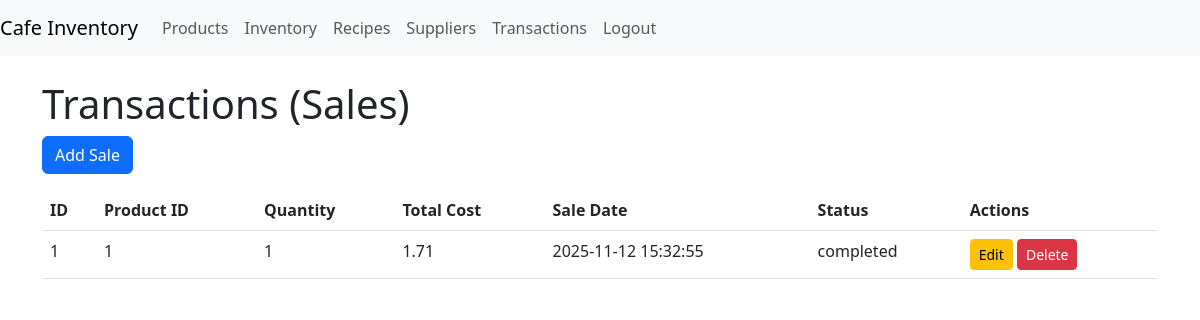
The page /transactions (signed in) on the database its author committed.
### tables this page shows
CREATE TABLE transactions (
    id INTEGER PRIMARY KEY AUTOINCREMENT,
    product_id INTEGER NOT NULL,
    quantity INTEGER NOT NULL,
    total_cost REAL,
    sale_date DATETIME DEFAULT CURRENT_TIMESTAMP,
    status TEXT DEFAULT 'completed',
    FOREIGN KEY (product_id) REFERENCES products(id)
);

### app.py (the view)
@app.route('/transactions', methods=['GET'])
@login_required
def get_transactions():
    conn = get_db_connection()
    cursor = conn.cursor()
    cursor.execute('SELECT * FROM transactions ORDER BY sale_date DESC')
    transactions = [dict(row) for row in cursor.fetchall()]
    conn.close()
    return render_template('transactions.html', transactions=transactions)

### app.py (called while the page is built)
def get_db_connection():
    conn = sqlite3.connect('cafe_inventory - Copy.db')
    conn.row_factory = sqlite3.Row
    return conn

@login_manager.user_loader
def load_user(user_id):
    conn = get_db_connection()
    cursor = conn.cursor()
    cursor.execute('SELECT * FROM users WHERE id = ?', (user_id,))
    user_data = cursor.fetchone()
    conn.close()
    if user_data:
        return User(user_data['id'], user_data['username'], user_data['role'])
    return None

### templates/transactions.html (shortened to what this page needs)
<!DOCTYPE html>
<html>
<head>
    <link href="https://cdn.jsdelivr.net/npm/bootstrap@5.3.0/dist/css/bootstrap.min.css" rel="stylesheet">
</head>
<body>
    <nav class="navbar navbar-expand-lg navbar-light bg-light">
        <a class="navbar-brand" href="/">Cafe Inventory</a>
        <div class="navbar-nav">
            <a class="nav-link" href="/products">Products</a>
            <a class="nav-link" href="/inventory">Inventory</a>
            <a class="nav-link" href="/recipes">Recipes</a>
            <a class="nav-link" href="/suppliers">Suppliers</a>
            <a class="nav-link" href="/transactions">Transactions</a>
            <a class="nav-link" href="/logout">Logout</a>
        </div>
    </nav>
    <div class="container mt-4">
        <h1>Transactions (Sales)</h1>
        <button class="btn btn-primary mb-3" data-bs-toggle="modal" data-bs-target="#addTransactionModal">Add Sale</button>
        <table class="table">
            <thead>
                <tr>
                    <th>ID</th>
                    <th>Product ID</th>
                    <th>Quantity</th>
                    <th>Total Cost</th>
                    <th>Sale Date</th>
                    <th>Status</th>
                    <th>Actions</th>
                </tr>
            </thead>
            <tbody>
                {% for tx in transactions %}
                <tr>
                    <td>{{ tx.id }}</td>
                    <td>{{ tx.product_id }}</td>
                    <td>{{ tx.quantity }}</td>
                    <td>{{ tx.total_cost }}</td>
                    <td>{{ tx.sale_date }}</td>
                    <td>{{ tx.status }}</td>
                    <td>
                        <button class="btn btn-warning btn-sm edit-btn" data-id="{{ tx.id }}">Edit</button>
                        <button class="btn btn-danger btn-sm delete-btn" data-id="{{ tx.id }}">Delete</button>
                    </td>
                </tr>
                {% endfor %}
            </tbody>
        </table>
    </div>
</body>
</html>

### rows shown on the page
transactions: id "1", product_id "1", quantity "1", total_cost "1.71", sale_date "2025-11-12 15:32:55", status "completed"
